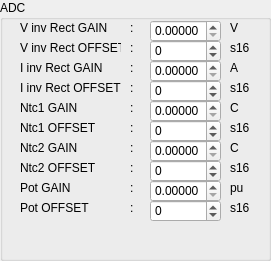
    <widget class="QGroupBox" name="groupBox_adc">
     <property name="geometry">
      <rect>
       <x>430</x>
       <y>20</y>
       <width>271</width>
       <height>261</height>
      </rect>
     </property>
     <property name="title">
      <string>ADC</string>
     </property>
     <property name="flat">
      <bool>false</bool>
     </property>
     <widget class="QLabel" name="label_vInvRectGain">
      <property name="geometry">
       <rect>
        <x>20</x>
        <y>20</y>
        <width>101</width>
        <height>16</height>
       </rect>
      </property>
      <property name="text">
       <string>V inv Rect GAIN</string>
      </property>
      <property name="alignment">
       <set>Qt::AlignLeading|Qt::AlignLeft|Qt::AlignVCenter</set>
      </property>
     </widget>
     <widget class="QLabel" name="label_vInvRectOffset">
      <property name="geometry">
       <rect>
        <x>20</x>
        <y>40</y>
        <width>101</width>
        <height>16</height>
       </rect>
      </property>
      <property name="text">
       <string>V inv Rect OFFSET</string>
      </property>
      <property name="alignment">
       <set>Qt::AlignLeading|Qt::AlignLeft|Qt::AlignVCenter</set>
      </property>
     </widget>
     <widget class="QLabel" name="label_iInvRectGain">
      <property name="geometry">
       <rect>
        <x>20</x>
        <y>60</y>
        <width>101</width>
        <height>16</height>
       </rect>
      </property>
      <property name="text">
       <string>I inv Rect GAIN</string>
      </property>
      <property name="alignment">
       <set>Qt::AlignLeading|Qt::AlignLeft|Qt::AlignVCenter</set>
      </property>
     </widget>
     <widget class="QLabel" name="label_p5_2">
      <property name="geometry">
       <rect>
        <x>130</x>
        <y>20</y>
        <width>16</width>
        <height>16</height>
       </rect>
      </property>
      <property name="text">
       <string>:</string>
      </property>
      <property name="alignment">
       <set>Qt::AlignLeading|Qt::AlignLeft|Qt::AlignVCenter</set>
      </property>
     </widget>
     <widget class="QLabel" name="label_p6_2">
      <property name="geometry">
       <rect>
        <x>130</x>
        <y>40</y>
        <width>16</width>
        <height>16</height>
       </rect>
      </property>
      <property name="text">
       <string>:</string>
      </property>
      <property name="alignment">
       <set>Qt::AlignLeading|Qt::AlignLeft|Qt::AlignVCenter</set>
      </property>
     </widget>
     <widget class="QLabel" name="label_p7_2">
      <property name="geometry">
       <rect>
        <x>130</x>
        <y>60</y>
        <width>16</width>
        <height>16</height>
       </rect>
      </property>
      <property name="text">
       <string>:</string>
      </property>
      <property name="alignment">
       <set>Qt::AlignLeading|Qt::AlignLeft|Qt::AlignVCenter</set>
      </property>
     </widget>
     <widget class="QLabel" name="label_vInvRectGainUM">
      <property name="geometry">
       <rect>
        <x>230</x>
        <y>20</y>
        <width>21</width>
        <height>16</height>
       </rect>
      </property>
      <property name="text">
       <string>V</string>
      </property>
      <property name="alignment">
       <set>Qt::AlignLeading|Qt::AlignLeft|Qt::AlignVCenter</set>
      </property>
     </widget>
     <widget class="QLabel" name="label_vInvRectOffsetUM">
      <property name="geometry">
       <rect>
        <x>230</x>
        <y>40</y>
        <width>21</width>
        <height>16</height>
       </rect>
      </property>
      <property name="text">
       <string>s16</string>
      </property>
      <property name="alignment">
       <set>Qt::AlignLeading|Qt::AlignLeft|Qt::AlignVCenter</set>
      </property>
     </widget>
     <widget class="QLabel" name="label_iInvRectGainUM">
      <property name="geometry">
       <rect>
        <x>230</x>
        <y>60</y>
        <width>21</width>
        <height>16</height>
       </rect>
      </property>
      <property name="text">
       <string>A</string>
      </property>
      <property name="alignment">
       <set>Qt::AlignLeading|Qt::AlignLeft|Qt::AlignVCenter</set>
      </property>
     </widget>
     <widget class="QLabel" name="label_iInvRectOffset">
      <property name="geometry">
       <rect>
        <x>20</x>
        <y>80</y>
        <width>101</width>
        <height>16</height>
       </rect>
      </property>
      <property name="text">
       <string>I inv Rect OFFSET</string>
      </property>
      <property name="alignment">
       <set>Qt::AlignLeading|Qt::AlignLeft|Qt::AlignVCenter</set>
      </property>
     </widget>
     <widget class="QLabel" name="label_ntc1Gain">
      <property name="geometry">
       <rect>
        <x>20</x>
        <y>100</y>
        <width>101</width>
        <height>16</height>
       </rect>
      </property>
      <property name="text">
       <string>Ntc1 GAIN</string>
      </property>
      <property name="alignment">
       <set>Qt::AlignLeading|Qt::AlignLeft|Qt::AlignVCenter</set>
      </property>
     </widget>
     <widget class="QLabel" name="label_ntc1Offset">
      <property name="geometry">
       <rect>
        <x>20</x>
        <y>120</y>
        <width>101</width>
        <height>16</height>
       </rect>
      </property>
      <property name="text">
       <string>Ntc1 OFFSET</string>
      </property>
      <property name="alignment">
       <set>Qt::AlignLeading|Qt::AlignLeft|Qt::AlignVCenter</set>
      </property>
     </widget>
     <widget class="QLabel" name="label_ntc2Gain">
      <property name="geometry">
       <rect>
        <x>20</x>
        <y>140</y>
        <width>101</width>
        <height>16</height>
       </rect>
      </property>
      <property name="text">
       <string>Ntc2 GAIN</string>
      </property>
      <property name="alignment">
       <set>Qt::AlignLeading|Qt::AlignLeft|Qt::AlignVCenter</set>
      </property>
     </widget>
     <widget class="QLabel" name="label_ntc2Offset">
      <property name="geometry">
       <rect>
        <x>20</x>
        <y>160</y>
        <width>101</width>
        <height>16</height>
       </rect>
      </property>
      <property name="text">
       <string>Ntc2 OFFSET</string>
      </property>
      <property name="alignment">
       <set>Qt::AlignLeading|Qt::AlignLeft|Qt::AlignVCenter</set>
      </property>
     </widget>
     <widget class="QLabel" name="label_potGain">
      <property name="geometry">
       <rect>
        <x>20</x>
        <y>180</y>
        <width>101</width>
        <height>16</height>
       </rect>
      </property>
      <property name="text">
       <string>Pot GAIN</string>
      </property>
      <property name="alignment">
       <set>Qt::AlignLeading|Qt::AlignLeft|Qt::AlignVCenter</set>
      </property>
     </widget>
     <widget class="QLabel" name="label_potOffset">
      <property name="geometry">
       <rect>
        <x>20</x>
        <y>200</y>
        <width>101</width>
        <height>16</height>
       </rect>
      </property>
      <property name="text">
       <string>Pot OFFSET</string>
      </property>
      <property name="alignment">
       <set>Qt::AlignLeading|Qt::AlignLeft|Qt::AlignVCenter</set>
      </property>
     </widget>
     <widget class="QLabel" name="label_p7_3">
      <property name="geometry">
       <rect>
        <x>130</x>
        <y>80</y>
        <width>16</width>
        <height>16</height>
       </rect>
      </property>
      <property name="text">
       <string>:</string>
      </property>
      <property name="alignment">
       <set>Qt::AlignLeading|Qt::AlignLeft|Qt::AlignVCenter</set>
      </property>
     </widget>
     <widget class="QLabel" name="label_p7_4">
      <property name="geometry">
       <rect>
        <x>130</x>
        <y>100</y>
        <width>16</width>
        <height>16</height>
       </rect>
      </property>
      <property name="text">
       <string>:</string>
      </property>
      <property name="alignment">
       <set>Qt::AlignLeading|Qt::AlignLeft|Qt::AlignVCenter</set>
      </property>
     </widget>
     <widget class="QLabel" name="label_p7_5">
      <property name="geometry">
       <rect>
        <x>130</x>
        <y>120</y>
        <width>16</width>
        <height>16</height>
       </rect>
      </property>
      <property name="text">
       <string>:</string>
      </property>
      <property name="alignment">
       <set>Qt::AlignLeading|Qt::AlignLeft|Qt::AlignVCenter</set>
      </property>
     </widget>
     <widget class="QLabel" name="label_p7_6">
      <property name="geometry">
       <rect>
        <x>130</x>
        <y>140</y>
        <width>16</width>
        <height>16</height>
       </rect>
      </property>
      <property name="text">
       <string>:</string>
      </property>
      <property name="alignment">
       <set>Qt::AlignLeading|Qt::AlignLeft|Qt::AlignVCenter</set>
      </property>
     </widget>
     <widget class="QLabel" name="label_p7_7">
      <property name="geometry">
       <rect>
        <x>130</x>
        <y>160</y>
        <width>16</width>
        <height>16</height>
       </rect>
      </property>
      <property name="text">
       <string>:</string>
      </property>
      <property name="alignment">
       <set>Qt::AlignLeading|Qt::AlignLeft|Qt::AlignVCenter</set>
      </property>
     </widget>
     <widget class="QLabel" name="label_p7_8">
      <property name="geometry">
       <rect>
        <x>130</x>
        <y>180</y>
        <width>16</width>
        <height>16</height>
       </rect>
      </property>
      <property name="text">
       <string>:</string>
      </property>
      <property name="alignment">
       <set>Qt::AlignLeading|Qt::AlignLeft|Qt::AlignVCenter</set>
      </property>
     </widget>
     <widget class="QLabel" name="label_p7_9">
      <property name="geometry">
       <rect>
        <x>130</x>
        <y>200</y>
        <width>16</width>
        <height>16</height>
       </rect>
      </property>
      <property name="text">
       <string>:</string>
      </property>
      <property name="alignment">
       <set>Qt::AlignLeading|Qt::AlignLeft|Qt::AlignVCenter</set>
      </property>
     </widget>
     <widget class="QLabel" name="label_iInvRectOffsetUM">
      <property name="geometry">
       <rect>
        <x>230</x>
        <y>80</y>
        <width>21</width>
        <height>16</height>
       </rect>
      </property>
      <property name="text">
       <string>s16</string>
      </property>
      <property name="alignment">
       <set>Qt::AlignLeading|Qt::AlignLeft|Qt::AlignVCenter</set>
      </property>
     </widget>
     <widget class="QLabel" name="label_ntc1GainUM">
      <property name="geometry">
       <rect>
        <x>230</x>
        <y>100</y>
        <width>21</width>
        <height>16</height>
       </rect>
      </property>
      <property name="text">
       <string>C</string>
      </property>
      <property name="alignment">
       <set>Qt::AlignLeading|Qt::AlignLeft|Qt::AlignVCenter</set>
      </property>
     </widget>
     <widget class="QLabel" name="label_ntc1OffsetUM">
      <property name="geometry">
       <rect>
        <x>230</x>
        <y>120</y>
        <width>21</width>
        <height>16</height>
       </rect>
      </property>
      <property name="text">
       <string>s16</string>
      </property>
      <property name="alignment">
       <set>Qt::AlignLeading|Qt::AlignLeft|Qt::AlignVCenter</set>
      </property>
     </widget>
     <widget class="QLabel" name="label_ntc2GainUM">
      <property name="geometry">
       <rect>
        <x>230</x>
        <y>140</y>
        <width>21</width>
        <height>16</height>
       </rect>
      </property>
      <property name="text">
       <string>C</string>
      </property>
      <property name="alignment">
       <set>Qt::AlignLeading|Qt::AlignLeft|Qt::AlignVCenter</set>
      </property>
     </widget>
     <widget class="QLabel" name="label_ntc2OffsetUM">
      <property name="geometry">
       <rect>
        <x>230</x>
        <y>160</y>
        <width>21</width>
        <height>16</height>
       </rect>
      </property>
      <property name="text">
       <string>s16</string>
      </property>
      <property name="alignment">
       <set>Qt::AlignLeading|Qt::AlignLeft|Qt::AlignVCenter</set>
      </property>
     </widget>
     <widget class="QLabel" name="label_potGainUM">
      <property name="geometry">
       <rect>
        <x>230</x>
        <y>180</y>
        <width>21</width>
        <height>16</height>
       </rect>
      </property>
      <property name="text">
       <string>pu</string>
      </property>
      <property name="alignment">
       <set>Qt::AlignLeading|Qt::AlignLeft|Qt::AlignVCenter</set>
      </property>
     </widget>
     <widget class="QLabel" name="label_potOffsetUM">
      <property name="geometry">
       <rect>
        <x>230</x>
        <y>200</y>
        <width>21</width>
        <height>16</height>
       </rect>
      </property>
      <property name="text">
       <string>s16</string>
      </property>
      <property name="alignment">
       <set>Qt::AlignLeading|Qt::AlignLeft|Qt::AlignVCenter</set>
      </property>
     </widget>
     <widget class="QDoubleSpinBox" name="doubleSpinBox_vInvRectGain">
      <property name="geometry">
       <rect>
        <x>150</x>
        <y>20</y>
        <width>71</width>
        <height>22</height>
       </rect>
      </property>
      <property name="wrapping">
       <bool>false</bool>
      </property>
      <property name="frame">
       <bool>true</bool>
      </property>
      <property name="decimals">
       <number>5</number>
      </property>
      <property name="singleStep">
       <double>0.001000000000000</double>
      </property>
     </widget>
     <widget class="QDoubleSpinBox" name="doubleSpinBox_vInvRectOffset">
      <property name="geometry">
       <rect>
        <x>150</x>
        <y>40</y>
        <width>71</width>
        <height>22</height>
       </rect>
      </property>
      <property name="wrapping">
       <bool>false</bool>
      </property>
      <property name="frame">
       <bool>true</bool>
      </property>
      <property name="decimals">
       <number>0</number>
      </property>
      <property name="minimum">
       <double>-4095.000000000000000</double>
      </property>
      <property name="maximum">
       <double>4095.000000000000000</double>
      </property>
      <property name="singleStep">
       <double>1.000000000000000</double>
      </property>
     </widget>
     <widget class="QDoubleSpinBox" name="doubleSpinBox_iInvRectGain">
      <property name="geometry">
       <rect>
        <x>150</x>
        <y>60</y>
        <width>71</width>
        <height>22</height>
       </rect>
      </property>
      <property name="wrapping">
       <bool>false</bool>
      </property>
      <property name="frame">
       <bool>true</bool>
      </property>
      <property name="decimals">
       <number>5</number>
      </property>
      <property name="singleStep">
       <double>0.001000000000000</double>
      </property>
     </widget>
     <widget class="QDoubleSpinBox" name="doubleSpinBox_iInvRectOffset">
      <property name="geometry">
       <rect>
        <x>150</x>
        <y>80</y>
        <width>71</width>
        <height>22</height>
       </rect>
      </property>
      <property name="wrapping">
       <bool>false</bool>
      </property>
      <property name="frame">
       <bool>true</bool>
      </property>
      <property name="decimals">
       <number>0</number>
      </property>
      <property name="minimum">
       <double>-4095.000000000000000</double>
      </property>
      <property name="maximum">
       <double>4095.000000000000000</double>
      </property>
      <property name="singleStep">
       <double>1.000000000000000</double>
      </property>
     </widget>
     <widget class="QDoubleSpinBox" name="doubleSpinBox_ntc1Gain">
      <property name="geometry">
       <rect>
        <x>150</x>
        <y>100</y>
        <width>71</width>
        <height>22</height>
       </rect>
      </property>
      <property name="wrapping">
       <bool>false</bool>
      </property>
      <property name="frame">
       <bool>true</bool>
      </property>
      <property name="decimals">
       <number>5</number>
      </property>
      <property name="singleStep">
       <double>0.001000000000000</double>
      </property>
     </widget>
     <widget class="QDoubleSpinBox" name="doubleSpinBox_ntc1Offset">
      <property name="geometry">
       <rect>
        <x>150</x>
        <y>120</y>
        <width>71</width>
        <height>22</height>
       </rect>
      </property>
      <property name="wrapping">
       <bool>false</bool>
      </property>
      <property name="frame">
       <bool>true</bool>
      </property>
      <property name="decimals">
       <number>0</number>
      </property>
      <property name="minimum">
       <double>-4095.000000000000000</double>
      </property>
      <property name="maximum">
       <double>4095.000000000000000</double>
      </property>
      <property name="singleStep">
       <double>1.000000000000000</double>
      </property>
     </widget>
     <widget class="QDoubleSpinBox" name="doubleSpinBox_ntc2Gain">
      <property name="geometry">
       <rect>
        <x>150</x>
        <y>140</y>
        <width>71</width>
        <height>22</height>
       </rect>
      </property>
      <property name="wrapping">
       <bool>false</bool>
      </property>
      <property name="frame">
       <bool>true</bool>
      </property>
      <property name="decimals">
       <number>5</number>
      </property>
      <property name="singleStep">
       <double>0.001000000000000</double>
      </property>
     </widget>
     <widget class="QDoubleSpinBox" name="doubleSpinBox_ntc2Offset">
      <property name="geometry">
       <rect>
        <x>150</x>
        <y>160</y>
        <width>71</width>
        <height>22</height>
       </rect>
      </property>
      <property name="wrapping">
       <bool>false</bool>
      </property>
      <property name="frame">
       <bool>true</bool>
      </property>
      <property name="decimals">
       <number>0</number>
      </property>
      <property name="minimum">
       <double>-4095.000000000000000</double>
      </property>
      <property name="maximum">
       <double>4095.000000000000000</double>
      </property>
      <property name="singleStep">
       <double>1.000000000000000</double>
      </property>
     </widget>
     <widget class="QDoubleSpinBox" name="doubleSpinBox_potGain">
      <property name="geometry">
       <rect>
        <x>150</x>
        <y>180</y>
        <width>71</width>
        <height>22</height>
       </rect>
      </property>
      <property name="wrapping">
       <bool>false</bool>
      </property>
      <property name="frame">
       <bool>true</bool>
      </property>
      <property name="decimals">
       <number>5</number>
      </property>
      <property name="singleStep">
       <double>0.001000000000000</double>
      </property>
     </widget>
     <widget class="QDoubleSpinBox" name="doubleSpinBox_potOffset">
      <property name="geometry">
       <rect>
        <x>150</x>
        <y>200</y>
        <width>71</width>
        <height>22</height>
       </rect>
      </property>
      <property name="wrapping">
       <bool>false</bool>
      </property>
      <property name="frame">
       <bool>true</bool>
      </property>
      <property name="decimals">
       <number>0</number>
      </property>
      <property name="minimum">
       <double>-4095.000000000000000</double>
      </property>
      <property name="maximum">
       <double>4095.000000000000000</double>
      </property>
      <property name="singleStep">
       <double>1.000000000000000</double>
      </property>
     </widget>
    </widget>
